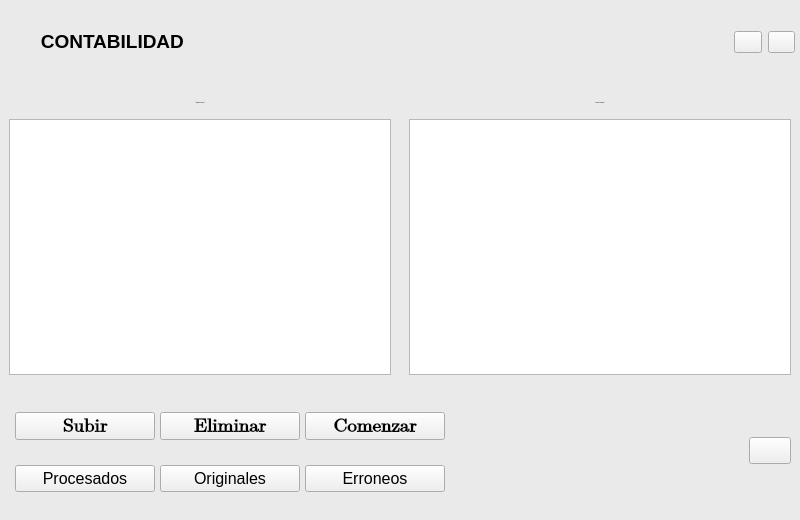
<?xml version="1.0" encoding="UTF-8"?>
<ui version="4.0">
 <class>VentanaProcesador</class>
 <widget class="QWidget" name="VentanaProcesador">
  <property name="geometry">
   <rect>
    <x>0</x>
    <y>0</y>
    <width>800</width>
    <height>520</height>
   </rect>
  </property>
  <property name="windowTitle">
   <string>Form</string>
  </property>
  <property name="styleSheet">
   <string notr="true">#VentanaProcesador{
min-width: 800px;
min-height:520px;
max-width: 800px;
max-height:520px;
background-color: rgb(234, 234, 234);
}
[objectName*=&quot;contenedor_&quot;]{
background-color: rgb(234, 234, 234);
}
[objectName*=&quot;btc_btc&quot;]{
background-color: transparent;
border-radius:none;
width:35px;
height:35px;
}
[objectName*=&quot;btc_btc&quot;]:hover{
background-color: rgb(64, 150, 216);
	color: rgb(0, 0, 0);
	border-radius:4px;
}
[objectName*=&quot;Tabla&quot;]{
	background-color: rgb(255, 255, 255);
	border: 1px solid;
}
[objectName*=&quot;txt&quot;]{
	font-family: Arial;
	color: rgb(0, 0, 0);
	font-size: 20px;
}
[objectName*=&quot;btn_btn&quot;]{
background-color: rgb(64, 150, 216);
	border-radius:4px;
	color: rgb(0, 0, 0);
	height:35px;
}
[objectName*=&quot;btn_btn&quot;]:hover{
background-color: rgb(69, 163, 235);
}
#contenedor_principal{
border-top-left-radius: 10px;
border-top-right-radius: 10px;
}
#lblLogo{
background-color: rgb(234, 234, 234);
color:rgb(0, 0, 0)
}</string>
  </property>
  <layout class="QGridLayout" name="gridLayout_3">
   <property name="leftMargin">
    <number>0</number>
   </property>
   <property name="topMargin">
    <number>0</number>
   </property>
   <property name="rightMargin">
    <number>0</number>
   </property>
   <property name="bottomMargin">
    <number>0</number>
   </property>
   <property name="spacing">
    <number>0</number>
   </property>
   <item row="0" column="0">
    <widget class="QFrame" name="contenedor_principal">
     <property name="frameShape">
      <enum>QFrame::StyledPanel</enum>
     </property>
     <property name="frameShadow">
      <enum>QFrame::Raised</enum>
     </property>
     <layout class="QGridLayout" name="gridLayout">
      <property name="leftMargin">
       <number>0</number>
      </property>
      <property name="topMargin">
       <number>0</number>
      </property>
      <property name="rightMargin">
       <number>0</number>
      </property>
      <property name="bottomMargin">
       <number>0</number>
      </property>
      <property name="spacing">
       <number>0</number>
      </property>
      <item row="0" column="0">
       <widget class="QWidget" name="contenedor" native="true">
        <layout class="QGridLayout" name="gridLayout_2">
         <property name="leftMargin">
          <number>0</number>
         </property>
         <property name="topMargin">
          <number>0</number>
         </property>
         <property name="rightMargin">
          <number>0</number>
         </property>
         <property name="bottomMargin">
          <number>0</number>
         </property>
         <property name="spacing">
          <number>0</number>
         </property>
         <item row="0" column="0">
          <widget class="QWidget" name="contenedor_Cabecera" native="true">
           <property name="minimumSize">
            <size>
             <width>0</width>
             <height>50</height>
            </size>
           </property>
           <property name="maximumSize">
            <size>
             <width>16777215</width>
             <height>50</height>
            </size>
           </property>
           <layout class="QHBoxLayout" name="horizontalLayout_18">
            <property name="spacing">
             <number>0</number>
            </property>
            <property name="leftMargin">
             <number>15</number>
            </property>
            <property name="topMargin">
             <number>0</number>
            </property>
            <property name="rightMargin">
             <number>0</number>
            </property>
            <property name="bottomMargin">
             <number>0</number>
            </property>
            <item>
             <widget class="QWidget" name="contenedor_Logo" native="true">
              <property name="minimumSize">
               <size>
                <width>200</width>
                <height>0</height>
               </size>
              </property>
              <property name="maximumSize">
               <size>
                <width>200</width>
                <height>16777215</height>
               </size>
              </property>
              <layout class="QHBoxLayout" name="horizontalLayout_19">
               <property name="spacing">
                <number>0</number>
               </property>
               <property name="leftMargin">
                <number>0</number>
               </property>
               <property name="topMargin">
                <number>0</number>
               </property>
               <property name="rightMargin">
                <number>0</number>
               </property>
               <property name="bottomMargin">
                <number>0</number>
               </property>
               <item alignment="Qt::AlignVCenter">
                <widget class="QLabel" name="lblLogo">
                 <property name="text">
                  <string>&lt;html&gt;&lt;head/&gt;&lt;body&gt;&lt;p align=&quot;center&quot;&gt;&lt;span style=&quot; font-size:14pt; font-weight:792;&quot;&gt;CONTABILIDAD &lt;/span&gt;&lt;img src=&quot;:/Source/IconContabilidad.png&quot; width=&quot;40&quot; height=&quot;35&quot;/&gt;&lt;/p&gt;&lt;/body&gt;&lt;/html&gt;</string>
                 </property>
                 <property name="scaledContents">
                  <bool>true</bool>
                 </property>
                 <property name="alignment">
                  <set>Qt::AlignCenter</set>
                 </property>
                </widget>
               </item>
              </layout>
             </widget>
            </item>
            <item>
             <spacer name="horizontalSpacer">
              <property name="orientation">
               <enum>Qt::Horizontal</enum>
              </property>
              <property name="sizeHint" stdset="0">
               <size>
                <width>40</width>
                <height>20</height>
               </size>
              </property>
             </spacer>
            </item>
            <item>
             <widget class="QWidget" name="contenedor_BotonesSalida" native="true">
              <property name="minimumSize">
               <size>
                <width>75</width>
                <height>0</height>
               </size>
              </property>
              <property name="maximumSize">
               <size>
                <width>75</width>
                <height>16777215</height>
               </size>
              </property>
              <layout class="QHBoxLayout" name="horizontalLayout_20">
               <property name="rightMargin">
                <number>5</number>
               </property>
               <item>
                <widget class="QPushButton" name="btc_btc_Minimizar">
                 <property name="cursor">
                  <cursorShape>PointingHandCursor</cursorShape>
                 </property>
                 <property name="toolTip">
                  <string>Minimizar</string>
                 </property>
                 <property name="text">
                  <string/>
                 </property>
                 <property name="iconSize">
                  <size>
                   <width>30</width>
                   <height>30</height>
                  </size>
                 </property>
                </widget>
               </item>
               <item>
                <widget class="QPushButton" name="btc_btc_Cerrar">
                 <property name="cursor">
                  <cursorShape>PointingHandCursor</cursorShape>
                 </property>
                 <property name="mouseTracking">
                  <bool>true</bool>
                 </property>
                 <property name="toolTip">
                  <string>Cerrar</string>
                 </property>
                 <property name="text">
                  <string/>
                 </property>
                 <property name="icon">
                  <iconset>
                   <normaloff>../Source/Icon_Close.png</normaloff>../Source/Icon_Close.png</iconset>
                 </property>
                 <property name="iconSize">
                  <size>
                   <width>30</width>
                   <height>30</height>
                  </size>
                 </property>
                </widget>
               </item>
              </layout>
             </widget>
            </item>
           </layout>
          </widget>
         </item>
         <item row="1" column="0">
          <widget class="QWidget" name="contenedor_Cuerpo" native="true">
           <property name="minimumSize">
            <size>
             <width>0</width>
             <height>300</height>
            </size>
           </property>
           <property name="maximumSize">
            <size>
             <width>16777215</width>
             <height>300</height>
            </size>
           </property>
           <layout class="QHBoxLayout" name="horizontalLayout_17">
            <property name="spacing">
             <number>0</number>
            </property>
            <property name="leftMargin">
             <number>0</number>
            </property>
            <property name="topMargin">
             <number>0</number>
            </property>
            <property name="rightMargin">
             <number>0</number>
            </property>
            <property name="bottomMargin">
             <number>0</number>
            </property>
            <item>
             <widget class="QWidget" name="contenedor_Izquierda" native="true">
              <layout class="QVBoxLayout" name="verticalLayout_16">
               <item>
                <widget class="QLabel" name="txt_cola">
                 <property name="minimumSize">
                  <size>
                   <width>0</width>
                   <height>20</height>
                  </size>
                 </property>
                 <property name="maximumSize">
                  <size>
                   <width>16777215</width>
                   <height>20</height>
                  </size>
                 </property>
                 <property name="font">
                  <font>
                   <family>Arial</family>
                   <pointsize>-1</pointsize>
                  </font>
                 </property>
                 <property name="text">
                  <string>Trabajos En Espera</string>
                 </property>
                 <property name="alignment">
                  <set>Qt::AlignCenter</set>
                 </property>
                </widget>
               </item>
               <item>
                <widget class="QTableWidget" name="Tabla_cola"/>
               </item>
              </layout>
             </widget>
            </item>
            <item>
             <widget class="QWidget" name="contenedor_Derecha" native="true">
              <layout class="QVBoxLayout" name="verticalLayout_17">
               <item>
                <widget class="QLabel" name="txt_procesado">
                 <property name="minimumSize">
                  <size>
                   <width>0</width>
                   <height>20</height>
                  </size>
                 </property>
                 <property name="maximumSize">
                  <size>
                   <width>16777215</width>
                   <height>20</height>
                  </size>
                 </property>
                 <property name="font">
                  <font>
                   <family>Arial</family>
                   <pointsize>-1</pointsize>
                  </font>
                 </property>
                 <property name="text">
                  <string>Trabajos Realizados</string>
                 </property>
                 <property name="alignment">
                  <set>Qt::AlignCenter</set>
                 </property>
                </widget>
               </item>
               <item>
                <widget class="QTableWidget" name="Tabla_Procesados"/>
               </item>
              </layout>
             </widget>
            </item>
           </layout>
          </widget>
         </item>
         <item row="2" column="0">
          <widget class="QWidget" name="contenedor_Pie" native="true">
           <property name="minimumSize">
            <size>
             <width>0</width>
             <height>100</height>
            </size>
           </property>
           <property name="maximumSize">
            <size>
             <width>16777215</width>
             <height>100</height>
            </size>
           </property>
           <layout class="QHBoxLayout" name="horizontalLayout_14">
            <property name="spacing">
             <number>0</number>
            </property>
            <property name="leftMargin">
             <number>0</number>
            </property>
            <property name="topMargin">
             <number>0</number>
            </property>
            <property name="rightMargin">
             <number>0</number>
            </property>
            <property name="bottomMargin">
             <number>0</number>
            </property>
            <item>
             <widget class="QWidget" name="contenedor_Botones" native="true">
              <property name="minimumSize">
               <size>
                <width>450</width>
                <height>0</height>
               </size>
              </property>
              <layout class="QVBoxLayout" name="verticalLayout_13">
               <property name="spacing">
                <number>5</number>
               </property>
               <property name="leftMargin">
                <number>10</number>
               </property>
               <property name="topMargin">
                <number>0</number>
               </property>
               <property name="rightMargin">
                <number>0</number>
               </property>
               <property name="bottomMargin">
                <number>0</number>
               </property>
               <item>
                <widget class="QWidget" name="contenedor_BotonesTrabajo" native="true">
                 <property name="minimumSize">
                  <size>
                   <width>0</width>
                   <height>50</height>
                  </size>
                 </property>
                 <property name="maximumSize">
                  <size>
                   <width>16777215</width>
                   <height>50</height>
                  </size>
                 </property>
                 <layout class="QHBoxLayout" name="horizontalLayout_15">
                  <property name="spacing">
                   <number>5</number>
                  </property>
                  <property name="leftMargin">
                   <number>5</number>
                  </property>
                  <property name="topMargin">
                   <number>5</number>
                  </property>
                  <property name="rightMargin">
                   <number>5</number>
                  </property>
                  <property name="bottomMargin">
                   <number>5</number>
                  </property>
                  <item>
                   <widget class="QPushButton" name="btn_btn_Subir">
                    <property name="font">
                     <font>
                      <family>Cambria Math</family>
                      <pointsize>14</pointsize>
                      <weight>75</weight>
                      <bold>true</bold>
                     </font>
                    </property>
                    <property name="cursor">
                     <cursorShape>PointingHandCursor</cursorShape>
                    </property>
                    <property name="toolTip">
                     <string>&lt;html&gt;&lt;head/&gt;&lt;body&gt;&lt;p&gt;Selecciona un archivo .xlsx&lt;/p&gt;&lt;/body&gt;&lt;/html&gt;</string>
                    </property>
                    <property name="styleSheet">
                     <string notr="true"/>
                    </property>
                    <property name="text">
                     <string>Subir</string>
                    </property>
                   </widget>
                  </item>
                  <item>
                   <widget class="QPushButton" name="btn_btn_Eliminar">
                    <property name="font">
                     <font>
                      <family>Cambria Math</family>
                      <pointsize>14</pointsize>
                      <weight>75</weight>
                      <bold>true</bold>
                     </font>
                    </property>
                    <property name="cursor">
                     <cursorShape>PointingHandCursor</cursorShape>
                    </property>
                    <property name="toolTip">
                     <string>&lt;html&gt;&lt;head/&gt;&lt;body&gt;&lt;p&gt;Elimina los archivos procesados&lt;/p&gt;&lt;/body&gt;&lt;/html&gt;</string>
                    </property>
                    <property name="styleSheet">
                     <string notr="true"/>
                    </property>
                    <property name="text">
                     <string>Eliminar</string>
                    </property>
                   </widget>
                  </item>
                  <item>
                   <widget class="QPushButton" name="btn_btn_Comenzar">
                    <property name="font">
                     <font>
                      <family>Cambria Math</family>
                      <pointsize>14</pointsize>
                      <weight>75</weight>
                      <bold>true</bold>
                     </font>
                    </property>
                    <property name="cursor">
                     <cursorShape>PointingHandCursor</cursorShape>
                    </property>
                    <property name="toolTip">
                     <string>&lt;html&gt;&lt;head/&gt;&lt;body&gt;&lt;p&gt;Comenzar el proceso&lt;/p&gt;&lt;/body&gt;&lt;/html&gt;</string>
                    </property>
                    <property name="styleSheet">
                     <string notr="true"/>
                    </property>
                    <property name="text">
                     <string>Comenzar</string>
                    </property>
                   </widget>
                  </item>
                 </layout>
                </widget>
               </item>
               <item>
                <widget class="QWidget" name="contenedor_BotonesRutas" native="true">
                 <layout class="QHBoxLayout" name="horizontalLayout_16">
                  <property name="spacing">
                   <number>5</number>
                  </property>
                  <property name="leftMargin">
                   <number>5</number>
                  </property>
                  <property name="topMargin">
                   <number>5</number>
                  </property>
                  <property name="rightMargin">
                   <number>5</number>
                  </property>
                  <property name="bottomMargin">
                   <number>5</number>
                  </property>
                  <item>
                   <widget class="QPushButton" name="btn_btn_Procesados">
                    <property name="font">
                     <font>
                      <pointsize>12</pointsize>
                      <weight>50</weight>
                      <bold>false</bold>
                     </font>
                    </property>
                    <property name="cursor">
                     <cursorShape>PointingHandCursor</cursorShape>
                    </property>
                    <property name="toolTip">
                     <string>&lt;html&gt;&lt;head/&gt;&lt;body&gt;&lt;p&gt;Ruta de archivos procesados&lt;/p&gt;&lt;/body&gt;&lt;/html&gt;</string>
                    </property>
                    <property name="styleSheet">
                     <string notr="true"/>
                    </property>
                    <property name="text">
                     <string>Procesados</string>
                    </property>
                   </widget>
                  </item>
                  <item>
                   <widget class="QPushButton" name="btn_btn_Originales">
                    <property name="font">
                     <font>
                      <pointsize>12</pointsize>
                     </font>
                    </property>
                    <property name="cursor">
                     <cursorShape>PointingHandCursor</cursorShape>
                    </property>
                    <property name="toolTip">
                     <string>&lt;html&gt;&lt;head/&gt;&lt;body&gt;&lt;p&gt;Ruta de archivos originales&lt;/p&gt;&lt;/body&gt;&lt;/html&gt;</string>
                    </property>
                    <property name="styleSheet">
                     <string notr="true"/>
                    </property>
                    <property name="text">
                     <string>Originales</string>
                    </property>
                   </widget>
                  </item>
                  <item>
                   <widget class="QPushButton" name="btn_btn_Errores">
                    <property name="font">
                     <font>
                      <pointsize>12</pointsize>
                     </font>
                    </property>
                    <property name="cursor">
                     <cursorShape>PointingHandCursor</cursorShape>
                    </property>
                    <property name="toolTip">
                     <string>&lt;html&gt;&lt;head/&gt;&lt;body&gt;&lt;p&gt;Ruta de archivos erroneos&lt;/p&gt;&lt;/body&gt;&lt;/html&gt;</string>
                    </property>
                    <property name="styleSheet">
                     <string notr="true"/>
                    </property>
                    <property name="text">
                     <string>Erroneos</string>
                    </property>
                   </widget>
                  </item>
                 </layout>
                </widget>
               </item>
              </layout>
             </widget>
            </item>
            <item>
             <widget class="QWidget" name="contenedor_TextoProceso" native="true">
              <layout class="QVBoxLayout" name="verticalLayout_14">
               <property name="spacing">
                <number>5</number>
               </property>
               <property name="leftMargin">
                <number>0</number>
               </property>
               <property name="rightMargin">
                <number>0</number>
               </property>
               <item>
                <widget class="QLabel" name="lbl_TrabajandoCon">
                 <property name="enabled">
                  <bool>false</bool>
                 </property>
                 <property name="font">
                  <font>
                   <family>Arial</family>
                   <pointsize>12</pointsize>
                   <weight>75</weight>
                   <bold>true</bold>
                  </font>
                 </property>
                 <property name="text">
                  <string/>
                 </property>
                 <property name="alignment">
                  <set>Qt::AlignCenter</set>
                 </property>
                </widget>
               </item>
               <item>
                <widget class="QLabel" name="lbl_NombreReporte">
                 <property name="enabled">
                  <bool>false</bool>
                 </property>
                 <property name="font">
                  <font>
                   <family>Arial</family>
                   <pointsize>12</pointsize>
                   <weight>75</weight>
                   <bold>true</bold>
                  </font>
                 </property>
                 <property name="text">
                  <string/>
                 </property>
                 <property name="alignment">
                  <set>Qt::AlignCenter</set>
                 </property>
                </widget>
               </item>
              </layout>
             </widget>
            </item>
            <item>
             <widget class="QWidget" name="contenedor_BotonAyuda" native="true">
              <property name="minimumSize">
               <size>
                <width>60</width>
                <height>0</height>
               </size>
              </property>
              <property name="maximumSize">
               <size>
                <width>60</width>
                <height>60</height>
               </size>
              </property>
              <layout class="QVBoxLayout" name="verticalLayout_15">
               <item>
                <widget class="QPushButton" name="btn_btn_Ayuda">
                 <property name="maximumSize">
                  <size>
                   <width>16777213</width>
                   <height>16777215</height>
                  </size>
                 </property>
                 <property name="font">
                  <font>
                   <family>Verdana</family>
                   <pointsize>12</pointsize>
                   <weight>75</weight>
                   <bold>true</bold>
                  </font>
                 </property>
                 <property name="cursor">
                  <cursorShape>PointingHandCursor</cursorShape>
                 </property>
                 <property name="acceptDrops">
                  <bool>false</bool>
                 </property>
                 <property name="toolTip">
                  <string notr="true">&lt;html&gt;&lt;head/&gt;&lt;body&gt;&lt;p align=&quot;justify&quot;&gt;Ayuda&lt;/p&gt;&lt;/body&gt;&lt;/html&gt;</string>
                 </property>
                 <property name="toolTipDuration">
                  <number>0</number>
                 </property>
                 <property name="statusTip">
                  <string/>
                 </property>
                 <property name="whatsThis">
                  <string/>
                 </property>
                 <property name="accessibleName">
                  <string/>
                 </property>
                 <property name="accessibleDescription">
                  <string/>
                 </property>
                 <property name="layoutDirection">
                  <enum>Qt::LeftToRight</enum>
                 </property>
                 <property name="autoFillBackground">
                  <bool>false</bool>
                 </property>
                 <property name="styleSheet">
                  <string notr="true"/>
                 </property>
                 <property name="locale">
                  <locale language="Spanish" country="Nicaragua"/>
                 </property>
                 <property name="inputMethodHints">
                  <set>Qt::ImhNone</set>
                 </property>
                 <property name="text">
                  <string/>
                 </property>
                 <property name="icon">
                  <iconset>
                   <normaloff>../Source/Icon_Help.png</normaloff>../Source/Icon_Help.png</iconset>
                 </property>
                 <property name="iconSize">
                  <size>
                   <width>32</width>
                   <height>32</height>
                  </size>
                 </property>
                </widget>
               </item>
              </layout>
             </widget>
            </item>
           </layout>
          </widget>
         </item>
        </layout>
       </widget>
      </item>
     </layout>
    </widget>
   </item>
  </layout>
 </widget>
 <resources>
  <include location="../../icono.qrc"/>
 </resources>
 <connections/>
</ui>
